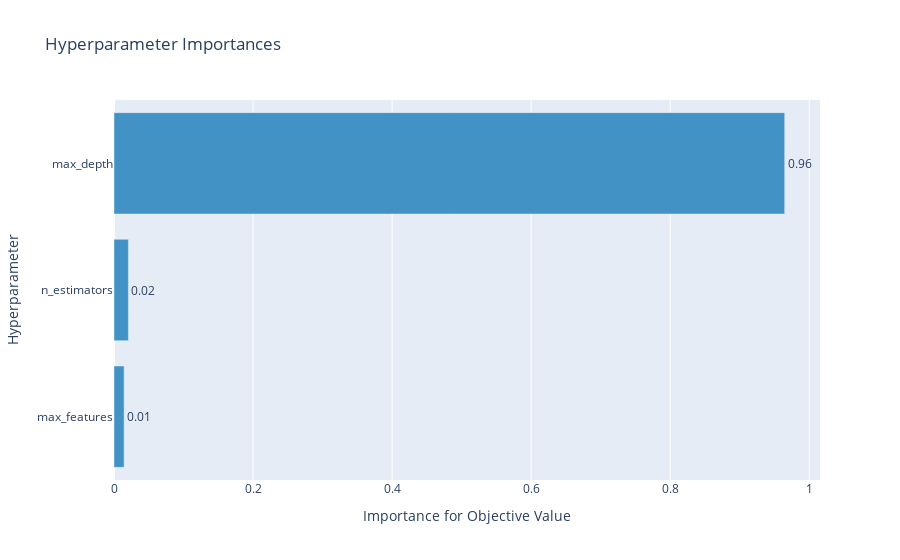

The notebook cell saved with this chart:
### Markdown cell above
### 8.1.1. Hyperparameter Importances

### Code cell
fig = plot_param_importances(study)
fig.show()

### Figure 1 — Plotly figure (JSON) as saved in the notebook; plotly's stock layout.template omitted (floating-point values rounded to 4 significant figures)
{"data": [{"cliponaxis": false, "hovertemplate": ["max_features (CategoricalDistribution): 0.014556523731854535<extra></extra>", "n_estimators (IntUniformDistribution): 0.020737637316276092<extra></extra>", "max_depth (IntUniformDistribution): 0.9647058389518693<extra></extra>"], "marker": {"color": "rgb(66,146,198)"}, "orientation": "h", "text": ["0.014556523731854535", "0.020737637316276092", "0.9647058389518693"], "textposition": "outside", "texttemplate": "%{text:.2f}", "type": "bar", "x": [0.01456, 0.02074, 0.9647], "y": ["max_features", "n_estimators", "max_depth"]}], "layout": {"showlegend": false, "title": {"text": "Hyperparameter Importances"}, "xaxis": {"title": {"text": "Importance for Objective Value"}}, "yaxis": {"title": {"text": "Hyperparameter"}}}}
